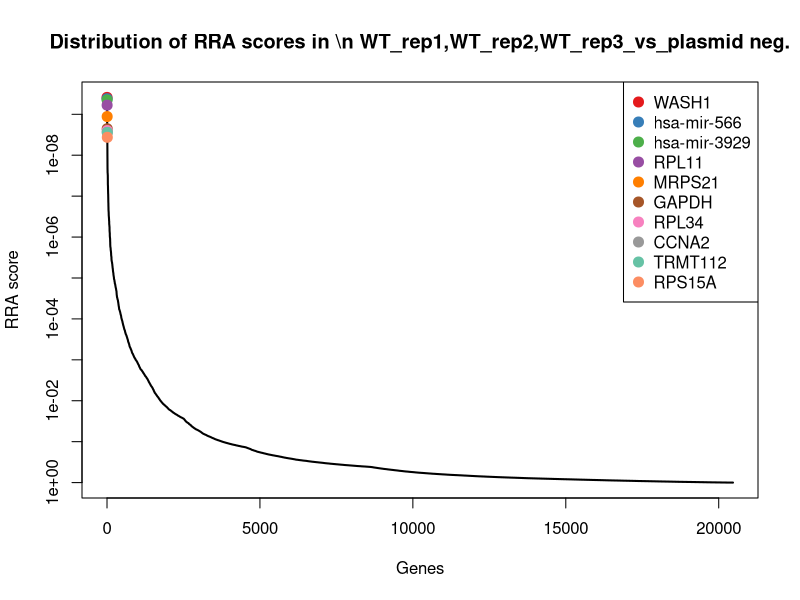
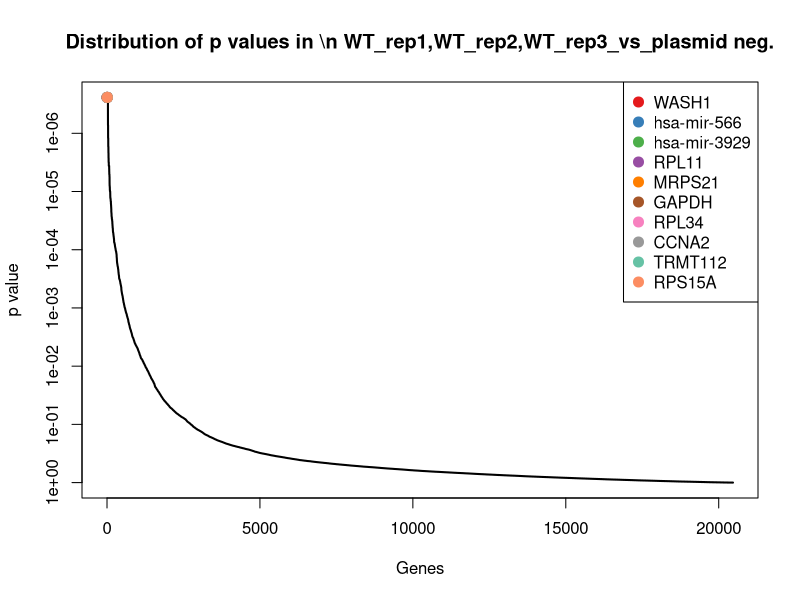
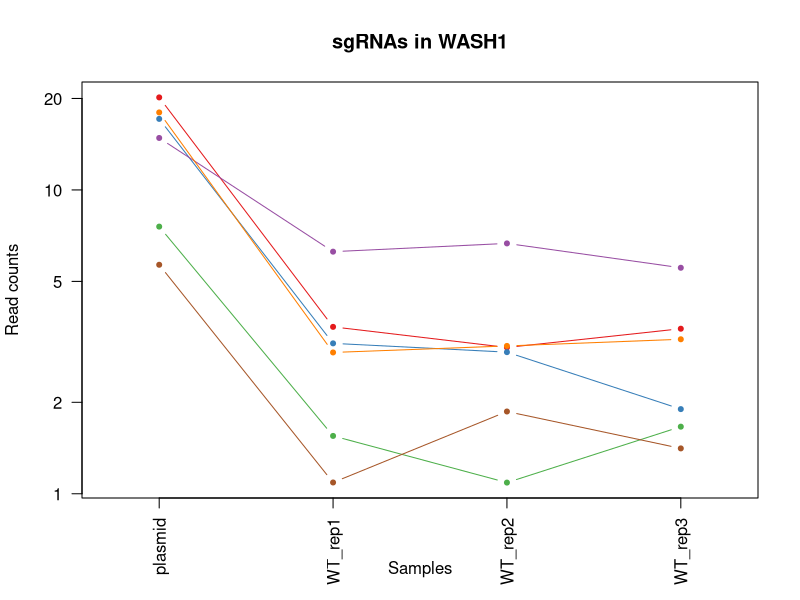
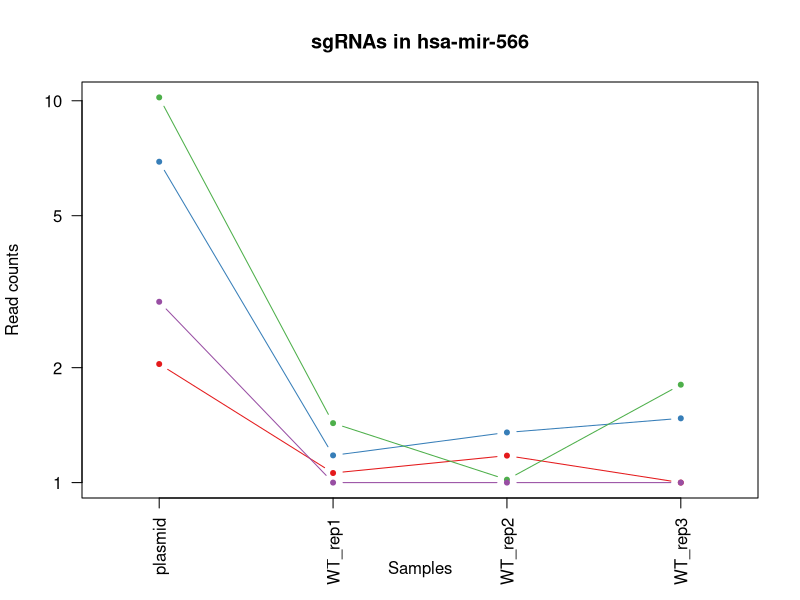
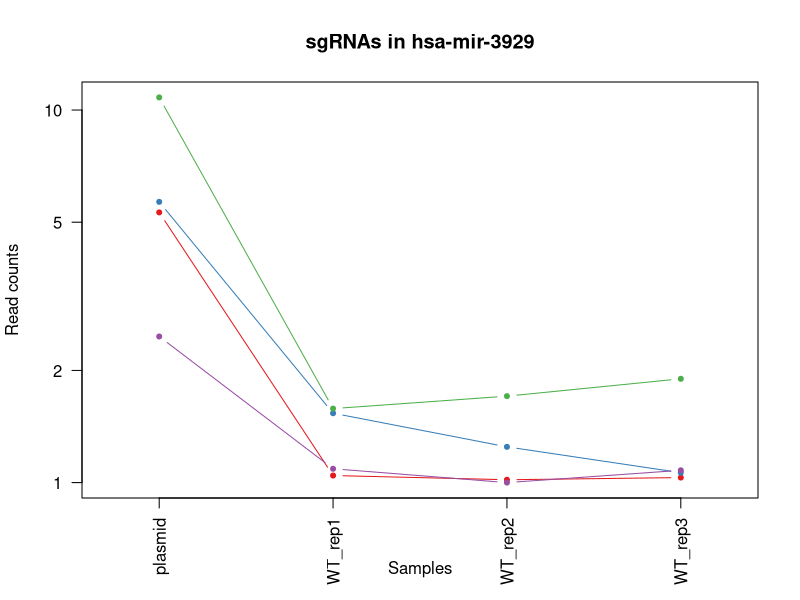
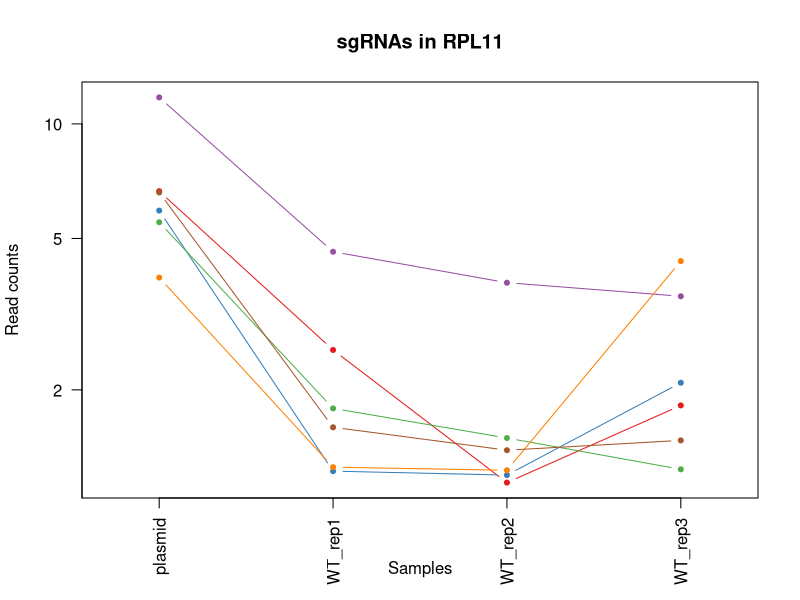
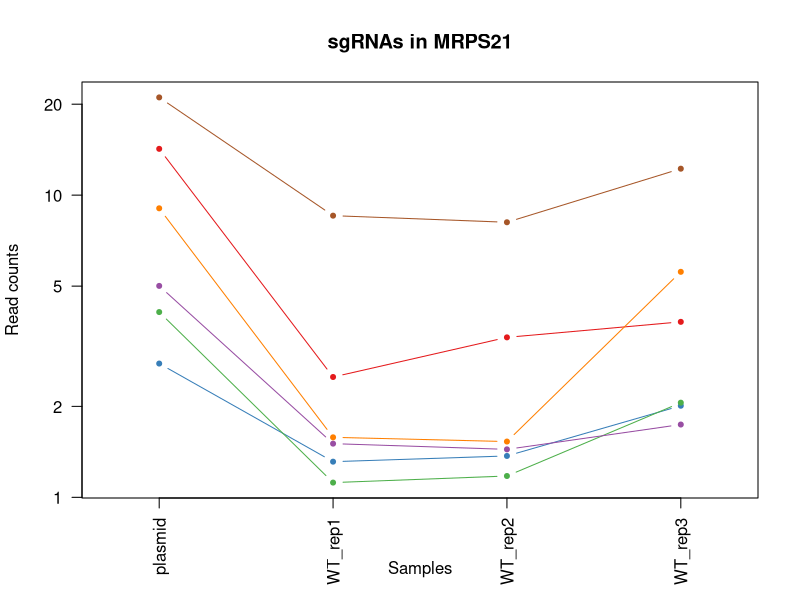
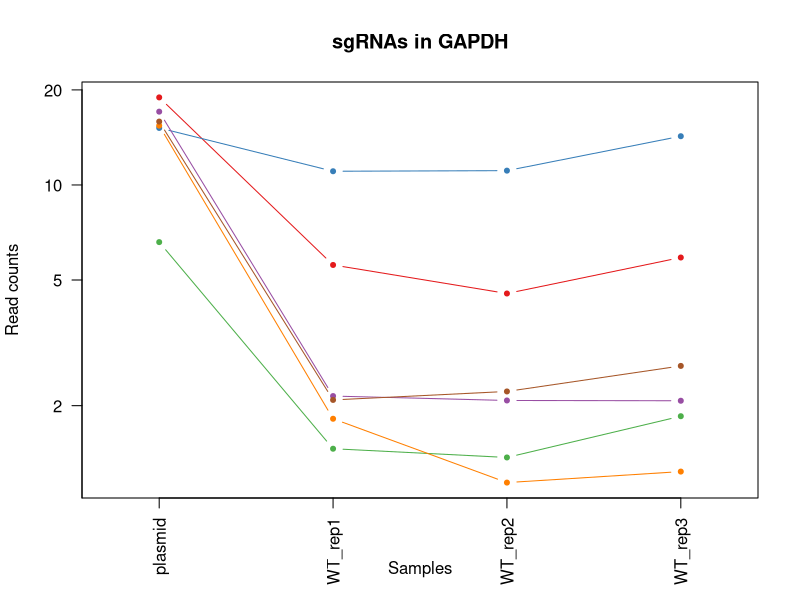

Here is the R script that generated these plots, in order: (Note: this script raises an error after producing the figures.)
pdf(file='WT_vs_plasmid.pdf',width=4.5,height=4.5);
gstable=read.table('WT_vs_plasmid.gene_summary.txt',header=T)
# 
#
# parameters
# Do not modify the variables beginning with "__"

# gstablename='__GENE_SUMMARY_FILE__'
startindex=3
# outputfile='__OUTPUT_FILE__'
targetgenelist=c("WASH1","hsa-mir-566","hsa-mir-3929","RPL11","MRPS21","GAPDH","RPL34","CCNA2","TRMT112","RPS15A")
# samplelabel=sub('.\\w+.\\w+$','',colnames(gstable)[startindex]);
samplelabel='WT_rep1,WT_rep2,WT_rep3_vs_plasmid neg.'


# You need to write some codes in front of this code:
# gstable=read.table(gstablename,header=T)
# pdf(file=outputfile,width=6,height=6)


# set up color using RColorBrewer
#library(RColorBrewer)
#colors <- brewer.pal(length(targetgenelist), "Set1")

colors=c( "#E41A1C", "#377EB8", "#4DAF4A", "#984EA3", "#FF7F00",  "#A65628", "#F781BF",
          "#999999", "#66C2A5", "#FC8D62", "#8DA0CB", "#E78AC3", "#A6D854", "#FFD92F", "#E5C494", "#B3B3B3", 
          "#8DD3C7", "#FFFFB3", "#BEBADA", "#FB8072", "#80B1D3", "#FDB462", "#B3DE69", "#FCCDE5",
          "#D9D9D9", "#BC80BD", "#CCEBC5", "#FFED6F")

######
# function definition

plotrankedvalues<-function(val, tglist, ...){
  
  plot(val,log='y',ylim=c(max(val),min(val)),type='l',lwd=2, ...)
  if(length(tglist)>0){
    for(i in 1:length(tglist)){
      targetgene=tglist[i];
      tx=which(names(val)==targetgene);ty=val[targetgene];
      points(tx,ty,col=colors[(i %% length(colors)) ],cex=2,pch=20)
      # text(tx+50,ty,targetgene,col=colors[i])
    }
    legend('topright',tglist,pch=20,pt.cex = 2,cex=1,col=colors)
  }
}



plotrandvalues<-function(val,targetgenelist, ...){
  # choose the one with the best distance distribution
  
  mindiffvalue=0;
  randval=val;
  for(i in 1:20){
    randval0=sample(val)
    vindex=sort(which(names(randval0) %in% targetgenelist))
    if(max(vindex)>0.9*length(val)){
      # print('pass...')
      next;
    }
    mindiffind=min(diff(vindex));
    if (mindiffind > mindiffvalue){
      mindiffvalue=mindiffind;
      randval=randval0;
      # print(paste('Diff: ',mindiffvalue))
    }
  }
  plot(randval,log='y',ylim=c(max(randval),min(randval)),pch=20,col='grey', ...)
  
  if(length(targetgenelist)>0){
    for(i in 1:length(targetgenelist)){
      targetgene=targetgenelist[i];
      tx=which(names(randval)==targetgene);ty=randval[targetgene];
      points(tx,ty,col=colors[(i %% length(colors)) ],cex=2,pch=20)
      text(tx+50,ty,targetgene,col=colors[i])
    }
  }
  
}




# set.seed(1235)



pvec=gstable[,startindex]
names(pvec)=gstable[,'id']
pvec=sort(pvec);

plotrankedvalues(pvec,targetgenelist,xlab='Genes',ylab='RRA score',main=paste('Distribution of RRA scores in \\n',samplelabel))

# plotrandvalues(pvec,targetgenelist,xlab='Genes',ylab='RRA score',main=paste('Distribution of RRA scores in \\n',samplelabel))


pvec=gstable[,startindex+1]
names(pvec)=gstable[,'id']
pvec=sort(pvec);

plotrankedvalues(pvec,targetgenelist,xlab='Genes',ylab='p value',main=paste('Distribution of p values in \\n',samplelabel))

# plotrandvalues(pvec,targetgenelist,xlab='Genes',ylab='p value',main=paste('Distribution of p values in \\n',samplelabel))



# you need to write after this code:
# dev.off()






# parameters
# Do not modify the variables beginning with "__"
targetmat=list(c(19.1623534734728,2.5425245407145,2.03064615867081,2.49283908307194),c(16.1323989890393,2.12620473287821,1.92469940256624,0.899315365412028),c(6.5730414952595,0.550136888926529,0.0882889634204698,0.662653427145705),c(13.8268573224312,5.26347185621598,5.66815145159416,4.5439092147134),c(16.994072065656,1.91804482896006,2.06596174403899,2.22462221970344),c(4.67114332044514,0.0892113873934913,0.865231841520604,0.410214026328294))
targetgene="WASH1"
collabel=c("plasmid","WT_rep1","WT_rep2","WT_rep3")

# set up color using RColorBrewer
#library(RColorBrewer)
#colors <- brewer.pal(length(targetgenelist), "Set1")

colors=c( "#E41A1C", "#377EB8", "#4DAF4A", "#984EA3", "#FF7F00",  "#A65628", "#F781BF",
          "#999999", "#66C2A5", "#FC8D62", "#8DA0CB", "#E78AC3", "#A6D854", "#FFD92F", "#E5C494", "#B3B3B3", 
          "#8DD3C7", "#FFFFB3", "#BEBADA", "#FB8072", "#80B1D3", "#FDB462", "#B3DE69", "#FCCDE5",
          "#D9D9D9", "#BC80BD", "#CCEBC5", "#FFED6F")


## code

targetmatvec=unlist(targetmat)+1
yrange=range(targetmatvec[targetmatvec>0]);
# yrange[1]=1; # set the minimum value to 1
for(i in 1:length(targetmat)){
  vali=targetmat[[i]]+1;
  if(i==1){
    plot(1:length(vali),vali,type='b',las=1,pch=20,main=paste('sgRNAs in',targetgene),ylab='Read counts',xlab='Samples',xlim=c(0.7,length(vali)+0.3),ylim = yrange,col=colors[(i %% length(colors))],xaxt='n',log='y')
    axis(1,at=1:length(vali),labels=(collabel),las=2)
    # lines(0:100,rep(1,101),col='black');
  }else{
    lines(1:length(vali),vali,type='b',pch=20,col=colors[(i %% length(colors))])
  }
}




# parameters
# Do not modify the variables beginning with "__"
targetmat=list(c(1.04396783800659,0.0594742582623275,0.17657792684094,0.0),c(5.92338272602844,0.178422774786983,0.353155853681879,0.473323876532646),c(9.20384169632161,0.431188372401875,0.017657792684094,0.804650590105499),c(1.97541526912685,0.0,0.0,0.0))
targetgene="hsa-mir-566"
collabel=c("plasmid","WT_rep1","WT_rep2","WT_rep3")

# set up color using RColorBrewer
#library(RColorBrewer)
#colors <- brewer.pal(length(targetgenelist), "Set1")

colors=c( "#E41A1C", "#377EB8", "#4DAF4A", "#984EA3", "#FF7F00",  "#A65628", "#F781BF",
          "#999999", "#66C2A5", "#FC8D62", "#8DA0CB", "#E78AC3", "#A6D854", "#FFD92F", "#E5C494", "#B3B3B3", 
          "#8DD3C7", "#FFFFB3", "#BEBADA", "#FB8072", "#80B1D3", "#FDB462", "#B3DE69", "#FCCDE5",
          "#D9D9D9", "#BC80BD", "#CCEBC5", "#FFED6F")


## code

targetmatvec=unlist(targetmat)+1
yrange=range(targetmatvec[targetmatvec>0]);
# yrange[1]=1; # set the minimum value to 1
for(i in 1:length(targetmat)){
  vali=targetmat[[i]]+1;
  if(i==1){
    plot(1:length(vali),vali,type='b',las=1,pch=20,main=paste('sgRNAs in',targetgene),ylab='Read counts',xlab='Samples',xlim=c(0.7,length(vali)+0.3),ylim = yrange,col=colors[(i %% length(colors))],xaxt='n',log='y')
    axis(1,at=1:length(vali),labels=(collabel),las=2)
    # lines(0:100,rep(1,101),col='black');
  }else{
    lines(1:length(vali),vali,type='b',pch=20,col=colors[(i %% length(colors))])
  }
}




# parameters
# Do not modify the variables beginning with "__"
targetmat=list(c(4.31186277957246,0.0446056936967456,0.017657792684094,0.0315549251021764),c(4.6692558508526,0.535268324360948,0.247209097577315,0.0631098502043528),c(9.81194897230503,0.579874018057693,0.706311707363759,0.899315365412028),c(1.46704413427538,0.0892113873934913,0.0,0.0788873127554411))
targetgene="hsa-mir-3929"
collabel=c("plasmid","WT_rep1","WT_rep2","WT_rep3")

# set up color using RColorBrewer
#library(RColorBrewer)
#colors <- brewer.pal(length(targetgenelist), "Set1")

colors=c( "#E41A1C", "#377EB8", "#4DAF4A", "#984EA3", "#FF7F00",  "#A65628", "#F781BF",
          "#999999", "#66C2A5", "#FC8D62", "#8DA0CB", "#E78AC3", "#A6D854", "#FFD92F", "#E5C494", "#B3B3B3", 
          "#8DD3C7", "#FFFFB3", "#BEBADA", "#FB8072", "#80B1D3", "#FDB462", "#B3DE69", "#FCCDE5",
          "#D9D9D9", "#BC80BD", "#CCEBC5", "#FFED6F")


## code

targetmatvec=unlist(targetmat)+1
yrange=range(targetmatvec[targetmatvec>0]);
# yrange[1]=1; # set the minimum value to 1
for(i in 1:length(targetmat)){
  vali=targetmat[[i]]+1;
  if(i==1){
    plot(1:length(vali),vali,type='b',las=1,pch=20,main=paste('sgRNAs in',targetgene),ylab='Read counts',xlab='Samples',xlim=c(0.7,length(vali)+0.3),ylim = yrange,col=colors[(i %% length(colors))],xaxt='n',log='y')
    axis(1,at=1:length(vali),labels=(collabel),las=2)
    # lines(0:100,rep(1,101),col='black');
  }else{
    lines(1:length(vali),vali,type='b',pch=20,col=colors[(i %% length(colors))])
  }
}




# parameters
# Do not modify the variables beginning with "__"
targetmat=list(c(5.65492366336962,1.54633071482051,0.141262341472752,0.820428052656587),c(4.91798792231211,0.223028468483728,0.194235719525034,1.08864491602509),c(4.51596003940514,0.78803392197584,0.494418195154631,0.236661938266323),c(10.7392112550849,3.6130611894364,2.82524682945503,2.52439400817411),c(2.94614871412309,0.252765597614892,0.229551304893222,3.36059952338179),c(5.60477208546931,0.594742582623275,0.388471439050067,0.473323876532646))
targetgene="RPL11"
collabel=c("plasmid","WT_rep1","WT_rep2","WT_rep3")

# set up color using RColorBrewer
#library(RColorBrewer)
#colors <- brewer.pal(length(targetgenelist), "Set1")

colors=c( "#E41A1C", "#377EB8", "#4DAF4A", "#984EA3", "#FF7F00",  "#A65628", "#F781BF",
          "#999999", "#66C2A5", "#FC8D62", "#8DA0CB", "#E78AC3", "#A6D854", "#FFD92F", "#E5C494", "#B3B3B3", 
          "#8DD3C7", "#FFFFB3", "#BEBADA", "#FB8072", "#80B1D3", "#FDB462", "#B3DE69", "#FCCDE5",
          "#D9D9D9", "#BC80BD", "#CCEBC5", "#FFED6F")


## code

targetmatvec=unlist(targetmat)+1
yrange=range(targetmatvec[targetmatvec>0]);
# yrange[1]=1; # set the minimum value to 1
for(i in 1:length(targetmat)){
  vali=targetmat[[i]]+1;
  if(i==1){
    plot(1:length(vali),vali,type='b',las=1,pch=20,main=paste('sgRNAs in',targetgene),ylab='Read counts',xlab='Samples',xlim=c(0.7,length(vali)+0.3),ylim = yrange,col=colors[(i %% length(colors))],xaxt='n',log='y')
    axis(1,at=1:length(vali),labels=(collabel),las=2)
    # lines(0:100,rep(1,101),col='black');
  }else{
    lines(1:length(vali),vali,type='b',pch=20,col=colors[(i %% length(colors))])
  }
}




# parameters
# Do not modify the variables beginning with "__"
targetmat=list(c(13.2315875479453,1.50172502112377,2.38380201235269,2.8083883340937),c(1.77153824632126,0.312239855877219,0.370813646365973,1.00975760326965),c(3.10335652355361,0.118948516524655,0.17657792684094,1.05708999092291),c(4.00838570719426,0.505531195229784,0.441444817102349,0.741540739901146),c(8.04641958999012,0.579874018057693,0.529733780522819,4.57546413981558),c(20.0600090085592,7.55323079931559,7.13374824437396,11.2335533363748))
targetgene="MRPS21"
collabel=c("plasmid","WT_rep1","WT_rep2","WT_rep3")

# set up color using RColorBrewer
#library(RColorBrewer)
#colors <- brewer.pal(length(targetgenelist), "Set1")

colors=c( "#E41A1C", "#377EB8", "#4DAF4A", "#984EA3", "#FF7F00",  "#A65628", "#F781BF",
          "#999999", "#66C2A5", "#FC8D62", "#8DA0CB", "#E78AC3", "#A6D854", "#FFD92F", "#E5C494", "#B3B3B3", 
          "#8DD3C7", "#FFFFB3", "#BEBADA", "#FB8072", "#80B1D3", "#FDB462", "#B3DE69", "#FCCDE5",
          "#D9D9D9", "#BC80BD", "#CCEBC5", "#FFED6F")


## code

targetmatvec=unlist(targetmat)+1
yrange=range(targetmatvec[targetmatvec>0]);
# yrange[1]=1; # set the minimum value to 1
for(i in 1:length(targetmat)){
  vali=targetmat[[i]]+1;
  if(i==1){
    plot(1:length(vali),vali,type='b',las=1,pch=20,main=paste('sgRNAs in',targetgene),ylab='Read counts',xlab='Samples',xlim=c(0.7,length(vali)+0.3),ylim = yrange,col=colors[(i %% length(colors))],xaxt='n',log='y')
    axis(1,at=1:length(vali),labels=(collabel),las=2)
    # lines(0:100,rep(1,101),col='black');
  }else{
    lines(1:length(vali),vali,type='b',pch=20,col=colors[(i %% length(colors))])
  }
}




# parameters
# Do not modify the variables beginning with "__"
targetmat=list(c(17.9352214113901,4.57951788619922,3.53155853681879,4.89101339083735),c(14.1553161649341,10.0511496463334,10.1002574153017,13.2688460054652),c(5.59155818625709,0.460925501533038,0.370813646365973,0.851982977758763),c(16.0673755078933,1.1448794715498,1.07712535372973,1.072867453474),c(14.4124688671016,0.817771051107003,0.141262341472752,0.236661938266323),c(14.8752088646126,1.08540521328748,1.21838769520248,1.67241103041535))
targetgene="GAPDH"
collabel=c("plasmid","WT_rep1","WT_rep2","WT_rep3")

# set up color using RColorBrewer
#library(RColorBrewer)
#colors <- brewer.pal(length(targetgenelist), "Set1")

colors=c( "#E41A1C", "#377EB8", "#4DAF4A", "#984EA3", "#FF7F00",  "#A65628", "#F781BF",
          "#999999", "#66C2A5", "#FC8D62", "#8DA0CB", "#E78AC3", "#A6D854", "#FFD92F", "#E5C494", "#B3B3B3", 
          "#8DD3C7", "#FFFFB3", "#BEBADA", "#FB8072", "#80B1D3", "#FDB462", "#B3DE69", "#FCCDE5",
          "#D9D9D9", "#BC80BD", "#CCEBC5", "#FFED6F")


## code

targetmatvec=unlist(targetmat)+1
yrange=range(targetmatvec[targetmatvec>0]);
# yrange[1]=1; # set the minimum value to 1
for(i in 1:length(targetmat)){
  vali=targetmat[[i]]+1;
  if(i==1){
    plot(1:length(vali),vali,type='b',las=1,pch=20,main=paste('sgRNAs in',targetgene),ylab='Read counts',xlab='Samples',xlim=c(0.7,length(vali)+0.3),ylim = yrange,col=colors[(i %% length(colors))],xaxt='n',log='y')
    axis(1,at=1:length(vali),labels=(collabel),las=2)
    # lines(0:100,rep(1,101),col='black');
  }else{
    lines(1:length(vali),vali,type='b',pch=20,col=colors[(i %% length(colors))])
  }
}




# parameters
# Do not modify the variables beginning with "__"
targetmat=list(c(7.09970282154249,1.33817081090237,0.512075987838725,1.00975760326965),c(15.0376297026475,1.47198789199261,1.60685913425255,1.12019984112726),c(11.9186153138039,2.45331315332101,10.1002574153017,2.0037377439882),c(21.2616458440046,3.67253544769872,5.22670663449181,4.05480787562967),c(19.1819115289109,7.89520778432398,9.11142102499249,6.40564979574181),c(0.726783801444662,0.401451243270711,0.017657792684094,0.110442237857618))
targetgene="RPL34"
collabel=c("plasmid","WT_rep1","WT_rep2","WT_rep3")

# set up color using RColorBrewer
#library(RColorBrewer)
#colors <- brewer.pal(length(targetgenelist), "Set1")

colors=c( "#E41A1C", "#377EB8", "#4DAF4A", "#984EA3", "#FF7F00",  "#A65628", "#F781BF",
          "#999999", "#66C2A5", "#FC8D62", "#8DA0CB", "#E78AC3", "#A6D854", "#FFD92F", "#E5C494", "#B3B3B3", 
          "#8DD3C7", "#FFFFB3", "#BEBADA", "#FB8072", "#80B1D3", "#FDB462", "#B3DE69", "#FCCDE5",
          "#D9D9D9", "#BC80BD", "#CCEBC5", "#FFED6F")


## code

targetmatvec=unlist(targetmat)+1
yrange=range(targetmatvec[targetmatvec>0]);
# yrange[1]=1; # set the minimum value to 1
for(i in 1:length(targetmat)){
  vali=targetmat[[i]]+1;
  if(i==1){
    plot(1:length(vali),vali,type='b',las=1,pch=20,main=paste('sgRNAs in',targetgene),ylab='Read counts',xlab='Samples',xlim=c(0.7,length(vali)+0.3),ylim = yrange,col=colors[(i %% length(colors))],xaxt='n',log='y')
    axis(1,at=1:length(vali),labels=(collabel),las=2)
    # lines(0:100,rep(1,101),col='black');
  }else{
    lines(1:length(vali),vali,type='b',pch=20,col=colors[(i %% length(colors))])
  }
}




# parameters
# Do not modify the variables beginning with "__"
targetmat=list(c(4.59255025632623,0.78803392197584,1.21838769520248,0.520656264185911),c(1.7455292407583,0.431188372401875,0.194235719525034,0.410214026328294),c(9.26026444798924,1.3976450691647,0.988836390309262,0.61532103949244),c(13.4043368778219,3.6130611894364,5.57986248817369,3.64459384930138),c(3.82897603076204,0.71369109914793,0.406129231734161,0.567988651839176),c(18.4942566134159,7.03283103952023,6.18022743943289,7.27341023605166))
targetgene="CCNA2"
collabel=c("plasmid","WT_rep1","WT_rep2","WT_rep3")

# set up color using RColorBrewer
#library(RColorBrewer)
#colors <- brewer.pal(length(targetgenelist), "Set1")

colors=c( "#E41A1C", "#377EB8", "#4DAF4A", "#984EA3", "#FF7F00",  "#A65628", "#F781BF",
          "#999999", "#66C2A5", "#FC8D62", "#8DA0CB", "#E78AC3", "#A6D854", "#FFD92F", "#E5C494", "#B3B3B3", 
          "#8DD3C7", "#FFFFB3", "#BEBADA", "#FB8072", "#80B1D3", "#FDB462", "#B3DE69", "#FCCDE5",
          "#D9D9D9", "#BC80BD", "#CCEBC5", "#FFED6F")


## code

targetmatvec=unlist(targetmat)+1
yrange=range(targetmatvec[targetmatvec>0]);
# yrange[1]=1; # set the minimum value to 1
for(i in 1:length(targetmat)){
  vali=targetmat[[i]]+1;
  if(i==1){
    plot(1:length(vali),vali,type='b',las=1,pch=20,main=paste('sgRNAs in',targetgene),ylab='Read counts',xlab='Samples',xlim=c(0.7,length(vali)+0.3),ylim = yrange,col=colors[(i %% length(colors))],xaxt='n',log='y')
    axis(1,at=1:length(vali),labels=(collabel),las=2)
    # lines(0:100,rep(1,101),col='black');
  }else{
    lines(1:length(vali),vali,type='b',pch=20,col=colors[(i %% length(colors))])
  }
}




# parameters
# Do not modify the variables beginning with "__"
targetmat=list(c(0.310335652355361,0.0,0.0,0.0),c(6.95224855040451,1.41251363373028,2.80758903677094,0.946647753065293),c(12.8128111327964,4.267278030322,5.80941379306692,3.66037131185246),c(8.13997857618022,0.654216840885603,1.04180976836154,1.1990871538827),c(1.60498614051483,0.460925501533038,0.282524682945503,0.126219700408706),c(11.7645322506607,2.26002181396845,2.20722408551175,2.2719546073567))
targetgene="TRMT112"
collabel=c("plasmid","WT_rep1","WT_rep2","WT_rep3")

# set up color using RColorBrewer
#library(RColorBrewer)
#colors <- brewer.pal(length(targetgenelist), "Set1")

colors=c( "#E41A1C", "#377EB8", "#4DAF4A", "#984EA3", "#FF7F00",  "#A65628", "#F781BF",
          "#999999", "#66C2A5", "#FC8D62", "#8DA0CB", "#E78AC3", "#A6D854", "#FFD92F", "#E5C494", "#B3B3B3", 
          "#8DD3C7", "#FFFFB3", "#BEBADA", "#FB8072", "#80B1D3", "#FDB462", "#B3DE69", "#FCCDE5",
          "#D9D9D9", "#BC80BD", "#CCEBC5", "#FFED6F")


## code

targetmatvec=unlist(targetmat)+1
yrange=range(targetmatvec[targetmatvec>0]);
# yrange[1]=1; # set the minimum value to 1
for(i in 1:length(targetmat)){
  vali=targetmat[[i]]+1;
  if(i==1){
    plot(1:length(vali),vali,type='b',las=1,pch=20,main=paste('sgRNAs in',targetgene),ylab='Read counts',xlab='Samples',xlim=c(0.7,length(vali)+0.3),ylim = yrange,col=colors[(i %% length(colors))],xaxt='n',log='y')
    axis(1,at=1:length(vali),labels=(collabel),las=2)
    # lines(0:100,rep(1,101),col='black');
  }else{
    lines(1:length(vali),vali,type='b',pch=20,col=colors[(i %% length(colors))])
  }
}




# parameters
# Do not modify the variables beginning with "__"
targetmat=list(c(9.37476698811933,0.996193825893986,3.83174101244839,2.76105594644044),c(18.7176834303662,2.28975894309961,3.01948254898007,1.10442237857618),c(13.9205849219697,2.82502726746056,3.39029619534604,3.77081354971008),c(8.38473586296873,2.06673047461588,1.85406823182987,2.0037377439882),c(13.3643375619473,3.52384980204291,4.76760402470537,4.62279652746885),c(7.47171503725221,0.386582678705129,0.529733780522819,0.362881638675029))
targetgene="RPS15A"
collabel=c("plasmid","WT_rep1","WT_rep2","WT_rep3")

# set up color using RColorBrewer
#library(RColorBrewer)
#colors <- brewer.pal(length(targetgenelist), "Set1")

colors=c( "#E41A1C", "#377EB8", "#4DAF4A", "#984EA3", "#FF7F00",  "#A65628", "#F781BF",
          "#999999", "#66C2A5", "#FC8D62", "#8DA0CB", "#E78AC3", "#A6D854", "#FFD92F", "#E5C494", "#B3B3B3", 
          "#8DD3C7", "#FFFFB3", "#BEBADA", "#FB8072", "#80B1D3", "#FDB462", "#B3DE69", "#FCCDE5",
          "#D9D9D9", "#BC80BD", "#CCEBC5", "#FFED6F")


## code

targetmatvec=unlist(targetmat)+1
yrange=range(targetmatvec[targetmatvec>0]);
# yrange[1]=1; # set the minimum value to 1
for(i in 1:length(targetmat)){
  vali=targetmat[[i]]+1;
  if(i==1){
    plot(1:length(vali),vali,type='b',las=1,pch=20,main=paste('sgRNAs in',targetgene),ylab='Read counts',xlab='Samples',xlim=c(0.7,length(vali)+0.3),ylim = yrange,col=colors[(i %% length(colors))],xaxt='n',log='y')
    axis(1,at=1:length(vali),labels=(collabel),las=2)
    # lines(0:100,rep(1,101),col='black');
  }else{
    lines(1:length(vali),vali,type='b',pch=20,col=colors[(i %% length(colors))])
  }
}



# 
#
# parameters
# Do not modify the variables beginning with "__"

# gstablename='__GENE_SUMMARY_FILE__'
startindex=9
# outputfile='__OUTPUT_FILE__'
targetgenelist=c("PMAIP1","GSK3A","DEPDC5","KCTD5","SLC30A1","ARRDC3","NPRL2","BAX","GSK3B","FOXO1")
# samplelabel=sub('.\\w+.\\w+$','',colnames(gstable)[startindex]);
samplelabel='WT_rep1,WT_rep2,WT_rep3_vs_plasmid pos.'


# You need to write some codes in front of this code:
# gstable=read.table(gstablename,header=T)
# pdf(file=outputfile,width=6,height=6)


# set up color using RColorBrewer
#library(RColorBrewer)
#colors <- brewer.pal(length(targetgenelist), "Set1")

colors=c( "#E41A1C", "#377EB8", "#4DAF4A", "#984EA3", "#FF7F00",  "#A65628", "#F781BF",
          "#999999", "#66C2A5", "#FC8D62", "#8DA0CB", "#E78AC3", "#A6D854", "#FFD92F", "#E5C494", "#B3B3B3", 
          "#8DD3C7", "#FFFFB3", "#BEBADA", "#FB8072", "#80B1D3", "#FDB462", "#B3DE69", "#FCCDE5",
          "#D9D9D9", "#BC80BD", "#CCEBC5", "#FFED6F")

######
# function definition

plotrankedvalues<-function(val, tglist, ...){
  
  plot(val,log='y',ylim=c(max(val),min(val)),type='l',lwd=2, ...)
  if(length(tglist)>0){
    for(i in 1:length(tglist)){
      targetgene=tglist[i];
      tx=which(names(val)==targetgene);ty=val[targetgene];
      points(tx,ty,col=colors[(i %% length(colors)) ],cex=2,pch=20)
      # text(tx+50,ty,targetgene,col=colors[i])
    }
    legend('topright',tglist,pch=20,pt.cex = 2,cex=1,col=colors)
  }
}



plotrandvalues<-function(val,targetgenelist, ...){
  # choose the one with the best distance distribution
  
  mindiffvalue=0;
  randval=val;
  for(i in 1:20){
    randval0=sample(val)
    vindex=sort(which(names(randval0) %in% targetgenelist))
    if(max(vindex)>0.9*length(val)){
      # print('pass...')
      next;
    }
    mindiffind=min(diff(vindex));
    if (mindiffind > mindiffvalue){
      mindiffvalue=mindiffind;
      randval=randval0;
      # print(paste('Diff: ',mindiffvalue))
    }
  }
  plot(randval,log='y',ylim=c(max(randval),min(randval)),pch=20,col='grey', ...)
  
  if(length(targetgenelist)>0){
    for(i in 1:length(targetgenelist)){
      targetgene=targetgenelist[i];
      tx=which(names(randval)==targetgene);ty=randval[targetgene];
      points(tx,ty,col=colors[(i %% length(colors)) ],cex=2,pch=20)
      text(tx+50,ty,targetgene,col=colors[i])
    }
  }
  
}




# set.seed(1235)



pvec=gstable[,startindex]
names(pvec)=gstable[,'id']
pvec=sort(pvec);

plotrankedvalues(pvec,targetgenelist,xlab='Genes',ylab='RRA score',main=paste('Distribution of RRA scores in \\n',samplelabel))

# plotrandvalues(pvec,targetgenelist,xlab='Genes',ylab='RRA score',main=paste('Distribution of RRA scores in \\n',samplelabel))


pvec=gstable[,startindex+1]
names(pvec)=gstable[,'id']
pvec=sort(pvec);

plotrankedvalues(pvec,targetgenelist,xlab='Genes',ylab='p value',main=paste('Distribution of p values in \\n',samplelabel))

# plotrandvalues(pvec,targetgenelist,xlab='Genes',ylab='p value',main=paste('Distribution of p values in \\n',samplelabel))



# you need to write after this code:
# dev.off()






# parameters
# Do not modify the variables beginning with "__"
targetmat=list(c(19.5333802040653,58.2252988388186,74.780752017138,403.981928620614),c(9.26256115949842,16.4743695386647,26.7868715017705,146.178190535832),c(19.3485694613777,44.7395107778359,56.5755677598371,244.408672378908),c(12.6905786155256,38.2122109335454,38.5646192220612,193.179251475524),c(1.22919801838137,3.95503817444478,2.22488187819584,25.7172639582738),c(5.93605129176467,13.1289425114088,5.59752028085779,70.5410350659154))
targetgene="PMAIP1"
collabel=c("plasmid","WT_rep1","WT_rep2","WT_rep3")

# set up color using RColorBrewer
#library(RColorBrewer)
#colors <- brewer.pal(length(targetgenelist), "Set1")

colors=c( "#E41A1C", "#377EB8", "#4DAF4A", "#984EA3", "#FF7F00",  "#A65628", "#F781BF",
          "#999999", "#66C2A5", "#FC8D62", "#8DA0CB", "#E78AC3", "#A6D854", "#FFD92F", "#E5C494", "#B3B3B3", 
          "#8DD3C7", "#FFFFB3", "#BEBADA", "#FB8072", "#80B1D3", "#FDB462", "#B3DE69", "#FCCDE5",
          "#D9D9D9", "#BC80BD", "#CCEBC5", "#FFED6F")


## code

targetmatvec=unlist(targetmat)+1
yrange=range(targetmatvec[targetmatvec>0]);
# yrange[1]=1; # set the minimum value to 1
for(i in 1:length(targetmat)){
  vali=targetmat[[i]]+1;
  if(i==1){
    plot(1:length(vali),vali,type='b',las=1,pch=20,main=paste('sgRNAs in',targetgene),ylab='Read counts',xlab='Samples',xlim=c(0.7,length(vali)+0.3),ylim = yrange,col=colors[(i %% length(colors))],xaxt='n',log='y')
    axis(1,at=1:length(vali),labels=(collabel),las=2)
    # lines(0:100,rep(1,101),col='black');
  }else{
    lines(1:length(vali),vali,type='b',pch=20,col=colors[(i %% length(colors))])
  }
}




# parameters
# Do not modify the variables beginning with "__"
targetmat=list(c(7.50855805228909,17.8274089141327,20.3417771720762,10.918004085353),c(12.7478934783108,29.0234380320158,19.8826745622898,29.0147536314512),c(6.65480202322535,17.2921405897717,9.51755025672665,17.1501017930329),c(8.50035010641773,17.9463574306573,15.1503861229526,21.110244893356),c(7.16679096933564,11.0473434722273,9.51755025672665,19.9584901271266),c(11.0882248011523,19.9238765178797,14.479390000957,15.6196879255773))
targetgene="GSK3A"
collabel=c("plasmid","WT_rep1","WT_rep2","WT_rep3")

# set up color using RColorBrewer
#library(RColorBrewer)
#colors <- brewer.pal(length(targetgenelist), "Set1")

colors=c( "#E41A1C", "#377EB8", "#4DAF4A", "#984EA3", "#FF7F00",  "#A65628", "#F781BF",
          "#999999", "#66C2A5", "#FC8D62", "#8DA0CB", "#E78AC3", "#A6D854", "#FFD92F", "#E5C494", "#B3B3B3", 
          "#8DD3C7", "#FFFFB3", "#BEBADA", "#FB8072", "#80B1D3", "#FDB462", "#B3DE69", "#FCCDE5",
          "#D9D9D9", "#BC80BD", "#CCEBC5", "#FFED6F")


## code

targetmatvec=unlist(targetmat)+1
yrange=range(targetmatvec[targetmatvec>0]);
# yrange[1]=1; # set the minimum value to 1
for(i in 1:length(targetmat)){
  vali=targetmat[[i]]+1;
  if(i==1){
    plot(1:length(vali),vali,type='b',las=1,pch=20,main=paste('sgRNAs in',targetgene),ylab='Read counts',xlab='Samples',xlim=c(0.7,length(vali)+0.3),ylim = yrange,col=colors[(i %% length(colors))],xaxt='n',log='y')
    axis(1,at=1:length(vali),labels=(collabel),las=2)
    # lines(0:100,rep(1,101),col='black');
  }else{
    lines(1:length(vali),vali,type='b',pch=20,col=colors[(i %% length(colors))])
  }
}




# parameters
# Do not modify the variables beginning with "__"
targetmat=list(c(16.6968467427426,46.6129499130992,43.6853791004485,49.2730155470485),c(10.6037552876571,37.6769426091845,26.2041643431955,45.2970949841743),c(12.2299367736894,23.1949607223077,20.483039513549,39.1438845892499),c(5.82441183298667,14.1102677727372,12.2898237081294,13.8368346573044),c(6.78504592928742,5.18912903338807,4.16723907344618,7.93606366319737),c(6.20405936218585,10.6161550998255,6.92185473216484,17.7969777576275))
targetgene="DEPDC5"
collabel=c("plasmid","WT_rep1","WT_rep2","WT_rep3")

# set up color using RColorBrewer
#library(RColorBrewer)
#colors <- brewer.pal(length(targetgenelist), "Set1")

colors=c( "#E41A1C", "#377EB8", "#4DAF4A", "#984EA3", "#FF7F00",  "#A65628", "#F781BF",
          "#999999", "#66C2A5", "#FC8D62", "#8DA0CB", "#E78AC3", "#A6D854", "#FFD92F", "#E5C494", "#B3B3B3", 
          "#8DD3C7", "#FFFFB3", "#BEBADA", "#FB8072", "#80B1D3", "#FDB462", "#B3DE69", "#FCCDE5",
          "#D9D9D9", "#BC80BD", "#CCEBC5", "#FFED6F")


## code

targetmatvec=unlist(targetmat)+1
yrange=range(targetmatvec[targetmatvec>0]);
# yrange[1]=1; # set the minimum value to 1
for(i in 1:length(targetmat)){
  vali=targetmat[[i]]+1;
  if(i==1){
    plot(1:length(vali),vali,type='b',las=1,pch=20,main=paste('sgRNAs in',targetgene),ylab='Read counts',xlab='Samples',xlim=c(0.7,length(vali)+0.3),ylim = yrange,col=colors[(i %% length(colors))],xaxt='n',log='y')
    axis(1,at=1:length(vali),labels=(collabel),las=2)
    # lines(0:100,rep(1,101),col='black');
  }else{
    lines(1:length(vali),vali,type='b',pch=20,col=colors[(i %% length(colors))])
  }
}




# parameters
# Do not modify the variables beginning with "__"
targetmat=list(c(10.2796495620172,16.2067353764843,14.3557854521684,22.4828841353007),c(10.7693948908048,16.1918668119187,21.224666806281,29.503854970535),c(5.06796966016983,11.7759031359408,15.415253013214,25.212385156639),c(16.5815987012377,23.9532575151524,32.4020495753124,29.1725282569621),c(20.0573766824177,27.8339528667693,26.875160465191,61.3112194735288),c(5.16639457490985,5.85821443883926,9.32331453720161,11.4071054244368))
targetgene="KCTD5"
collabel=c("plasmid","WT_rep1","WT_rep2","WT_rep3")

# set up color using RColorBrewer
#library(RColorBrewer)
#colors <- brewer.pal(length(targetgenelist), "Set1")

colors=c( "#E41A1C", "#377EB8", "#4DAF4A", "#984EA3", "#FF7F00",  "#A65628", "#F781BF",
          "#999999", "#66C2A5", "#FC8D62", "#8DA0CB", "#E78AC3", "#A6D854", "#FFD92F", "#E5C494", "#B3B3B3", 
          "#8DD3C7", "#FFFFB3", "#BEBADA", "#FB8072", "#80B1D3", "#FDB462", "#B3DE69", "#FCCDE5",
          "#D9D9D9", "#BC80BD", "#CCEBC5", "#FFED6F")


## code

targetmatvec=unlist(targetmat)+1
yrange=range(targetmatvec[targetmatvec>0]);
# yrange[1]=1; # set the minimum value to 1
for(i in 1:length(targetmat)){
  vali=targetmat[[i]]+1;
  if(i==1){
    plot(1:length(vali),vali,type='b',las=1,pch=20,main=paste('sgRNAs in',targetgene),ylab='Read counts',xlab='Samples',xlim=c(0.7,length(vali)+0.3),ylim = yrange,col=colors[(i %% length(colors))],xaxt='n',log='y')
    axis(1,at=1:length(vali),labels=(collabel),las=2)
    # lines(0:100,rep(1,101),col='black');
  }else{
    lines(1:length(vali),vali,type='b',pch=20,col=colors[(i %% length(colors))])
  }
}




# parameters
# Do not modify the variables beginning with "__"
targetmat=list(c(7.79232884742204,13.4709194964172,17.0574277328348,16.3454512029274),c(5.91720557108659,10.7351036163501,9.0761054396243,10.6971196096378),c(4.61469985482347,9.20364146609518,10.0296262445654,14.310158533837),c(11.1868597571489,18.7195227880676,17.3046368304121,21.6782335451952),c(5.95544266833162,10.1106239045957,6.51572550043067,16.09301180211),c(7.50864155293108,14.4522447577456,15.026781574164,15.2883612120045))
targetgene="SLC30A1"
collabel=c("plasmid","WT_rep1","WT_rep2","WT_rep3")

# set up color using RColorBrewer
#library(RColorBrewer)
#colors <- brewer.pal(length(targetgenelist), "Set1")

colors=c( "#E41A1C", "#377EB8", "#4DAF4A", "#984EA3", "#FF7F00",  "#A65628", "#F781BF",
          "#999999", "#66C2A5", "#FC8D62", "#8DA0CB", "#E78AC3", "#A6D854", "#FFD92F", "#E5C494", "#B3B3B3", 
          "#8DD3C7", "#FFFFB3", "#BEBADA", "#FB8072", "#80B1D3", "#FDB462", "#B3DE69", "#FCCDE5",
          "#D9D9D9", "#BC80BD", "#CCEBC5", "#FFED6F")


## code

targetmatvec=unlist(targetmat)+1
yrange=range(targetmatvec[targetmatvec>0]);
# yrange[1]=1; # set the minimum value to 1
for(i in 1:length(targetmat)){
  vali=targetmat[[i]]+1;
  if(i==1){
    plot(1:length(vali),vali,type='b',las=1,pch=20,main=paste('sgRNAs in',targetgene),ylab='Read counts',xlab='Samples',xlim=c(0.7,length(vali)+0.3),ylim = yrange,col=colors[(i %% length(colors))],xaxt='n',log='y')
    axis(1,at=1:length(vali),labels=(collabel),las=2)
    # lines(0:100,rep(1,101),col='black');
  }else{
    lines(1:length(vali),vali,type='b',pch=20,col=colors[(i %% length(colors))])
  }
}




# parameters
# Do not modify the variables beginning with "__"
targetmat=list(c(5.59210351973307,3.82122109335454,6.07428068332832,20.8262505674364),c(7.99014409289106,16.072918295394,23.308286343004,35.4992907399485),c(18.8270994825064,36.1752175880607,25.9922708309863,48.7681367454137),c(25.4773380251994,36.1900861526263,32.507996331417,37.2505890831193),c(5.36057065034024,16.3702895867056,18.8232070012442,35.6728428280105),c(4.48545162964926,2.79529013832939,0.706311707363759,1.92485043123276))
targetgene="ARRDC3"
collabel=c("plasmid","WT_rep1","WT_rep2","WT_rep3")

# set up color using RColorBrewer
#library(RColorBrewer)
#colors <- brewer.pal(length(targetgenelist), "Set1")

colors=c( "#E41A1C", "#377EB8", "#4DAF4A", "#984EA3", "#FF7F00",  "#A65628", "#F781BF",
          "#999999", "#66C2A5", "#FC8D62", "#8DA0CB", "#E78AC3", "#A6D854", "#FFD92F", "#E5C494", "#B3B3B3", 
          "#8DD3C7", "#FFFFB3", "#BEBADA", "#FB8072", "#80B1D3", "#FDB462", "#B3DE69", "#FCCDE5",
          "#D9D9D9", "#BC80BD", "#CCEBC5", "#FFED6F")


## code

targetmatvec=unlist(targetmat)+1
yrange=range(targetmatvec[targetmatvec>0]);
# yrange[1]=1; # set the minimum value to 1
for(i in 1:length(targetmat)){
  vali=targetmat[[i]]+1;
  if(i==1){
    plot(1:length(vali),vali,type='b',las=1,pch=20,main=paste('sgRNAs in',targetgene),ylab='Read counts',xlab='Samples',xlim=c(0.7,length(vali)+0.3),ylim = yrange,col=colors[(i %% length(colors))],xaxt='n',log='y')
    axis(1,at=1:length(vali),labels=(collabel),las=2)
    # lines(0:100,rep(1,101),col='black');
  }else{
    lines(1:length(vali),vali,type='b',pch=20,col=colors[(i %% length(colors))])
  }
}




# parameters
# Do not modify the variables beginning with "__"
targetmat=list(c(2.52147849016024,4.35648941771549,4.46742154907577,6.76853143441684),c(9.18630655720969,16.7717408299764,12.1838769520248,12.6535249659727),c(5.09805830982559,7.35993945996303,13.8083938789615,11.990871538827),c(7.28095789483338,10.8689206974404,8.12258463468322,12.8270770540347),c(5.6781741245894,15.255147244287,12.0602724032362,18.1440819337514),c(5.69856182686996,16.9650321693289,13.4022646472273,19.500943713145))
targetgene="NPRL2"
collabel=c("plasmid","WT_rep1","WT_rep2","WT_rep3")

# set up color using RColorBrewer
#library(RColorBrewer)
#colors <- brewer.pal(length(targetgenelist), "Set1")

colors=c( "#E41A1C", "#377EB8", "#4DAF4A", "#984EA3", "#FF7F00",  "#A65628", "#F781BF",
          "#999999", "#66C2A5", "#FC8D62", "#8DA0CB", "#E78AC3", "#A6D854", "#FFD92F", "#E5C494", "#B3B3B3", 
          "#8DD3C7", "#FFFFB3", "#BEBADA", "#FB8072", "#80B1D3", "#FDB462", "#B3DE69", "#FCCDE5",
          "#D9D9D9", "#BC80BD", "#CCEBC5", "#FFED6F")


## code

targetmatvec=unlist(targetmat)+1
yrange=range(targetmatvec[targetmatvec>0]);
# yrange[1]=1; # set the minimum value to 1
for(i in 1:length(targetmat)){
  vali=targetmat[[i]]+1;
  if(i==1){
    plot(1:length(vali),vali,type='b',las=1,pch=20,main=paste('sgRNAs in',targetgene),ylab='Read counts',xlab='Samples',xlim=c(0.7,length(vali)+0.3),ylim = yrange,col=colors[(i %% length(colors))],xaxt='n',log='y')
    axis(1,at=1:length(vali),labels=(collabel),las=2)
    # lines(0:100,rep(1,101),col='black');
  }else{
    lines(1:length(vali),vali,type='b',pch=20,col=colors[(i %% length(colors))])
  }
}




# parameters
# Do not modify the variables beginning with "__"
targetmat=list(c(13.2012786612624,9.6794355321938,9.53520804941074,13.410843168425),c(12.8858670391007,21.0390188602984,20.483039513549,91.2568433954942),c(10.282397265764,14.615798967967,19.2999674037147,72.970764298783),c(3.23443962740302,3.24134707529685,6.03896509796014,34.2370937358614),c(17.7589989455202,27.3284216715395,27.1400273554524,109.558699954757),c(8.89112486457643,14.6604046616637,12.2368503300771,75.8264850205299))
targetgene="BAX"
collabel=c("plasmid","WT_rep1","WT_rep2","WT_rep3")

# set up color using RColorBrewer
#library(RColorBrewer)
#colors <- brewer.pal(length(targetgenelist), "Set1")

colors=c( "#E41A1C", "#377EB8", "#4DAF4A", "#984EA3", "#FF7F00",  "#A65628", "#F781BF",
          "#999999", "#66C2A5", "#FC8D62", "#8DA0CB", "#E78AC3", "#A6D854", "#FFD92F", "#E5C494", "#B3B3B3", 
          "#8DD3C7", "#FFFFB3", "#BEBADA", "#FB8072", "#80B1D3", "#FDB462", "#B3DE69", "#FCCDE5",
          "#D9D9D9", "#BC80BD", "#CCEBC5", "#FFED6F")


## code

targetmatvec=unlist(targetmat)+1
yrange=range(targetmatvec[targetmatvec>0]);
# yrange[1]=1; # set the minimum value to 1
for(i in 1:length(targetmat)){
  vali=targetmat[[i]]+1;
  if(i==1){
    plot(1:length(vali),vali,type='b',las=1,pch=20,main=paste('sgRNAs in',targetgene),ylab='Read counts',xlab='Samples',xlim=c(0.7,length(vali)+0.3),ylim = yrange,col=colors[(i %% length(colors))],xaxt='n',log='y')
    axis(1,at=1:length(vali),labels=(collabel),las=2)
    # lines(0:100,rep(1,101),col='black');
  }else{
    lines(1:length(vali),vali,type='b',pch=20,col=colors[(i %% length(colors))])
  }
}




# parameters
# Do not modify the variables beginning with "__"
targetmat=list(c(3.37357748242911,5.67979166405228,5.38562676864866,3.92858817522096),c(11.6861913005321,13.6642108357697,11.9190100617634,22.3408869723409),c(12.1688785262695,30.0939746807377,18.3111310134054,26.5692469360325),c(18.4805913995532,34.7180982606337,24.7915409284679,33.2115586700407),c(15.1951406049213,27.1351303321869,25.5155104285158,19.1222846119189),c(9.12497515943251,14.4819818868767,12.5193750130226,15.3041386745556))
targetgene="GSK3B"
collabel=c("plasmid","WT_rep1","WT_rep2","WT_rep3")

# set up color using RColorBrewer
#library(RColorBrewer)
#colors <- brewer.pal(length(targetgenelist), "Set1")

colors=c( "#E41A1C", "#377EB8", "#4DAF4A", "#984EA3", "#FF7F00",  "#A65628", "#F781BF",
          "#999999", "#66C2A5", "#FC8D62", "#8DA0CB", "#E78AC3", "#A6D854", "#FFD92F", "#E5C494", "#B3B3B3", 
          "#8DD3C7", "#FFFFB3", "#BEBADA", "#FB8072", "#80B1D3", "#FDB462", "#B3DE69", "#FCCDE5",
          "#D9D9D9", "#BC80BD", "#CCEBC5", "#FFED6F")


## code

targetmatvec=unlist(targetmat)+1
yrange=range(targetmatvec[targetmatvec>0]);
# yrange[1]=1; # set the minimum value to 1
for(i in 1:length(targetmat)){
  vali=targetmat[[i]]+1;
  if(i==1){
    plot(1:length(vali),vali,type='b',las=1,pch=20,main=paste('sgRNAs in',targetgene),ylab='Read counts',xlab='Samples',xlim=c(0.7,length(vali)+0.3),ylim = yrange,col=colors[(i %% length(colors))],xaxt='n',log='y')
    axis(1,at=1:length(vali),labels=(collabel),las=2)
    # lines(0:100,rep(1,101),col='black');
  }else{
    lines(1:length(vali),vali,type='b',pch=20,col=colors[(i %% length(colors))])
  }
}




# parameters
# Do not modify the variables beginning with "__"
targetmat=list(c(10.1594103409994,31.0158256838038,33.4615171363581,24.0448529278584),c(12.8021138597076,27.5217130108921,24.9681188553089,26.648134248788),c(6.64863538646697,3.2859527689936,3.35498060997785,2.05107013164147),c(11.2034929117855,19.8197965659206,14.5853367570616,11.7068772129075),c(0.110863370091469,0.0,0.0,0.741540739901146),c(3.86534669478146,8.81705878739005,7.16906382974215,9.67158454381707))
targetgene="FOXO1"
collabel=c("plasmid","WT_rep1","WT_rep2","WT_rep3")

# set up color using RColorBrewer
#library(RColorBrewer)
#colors <- brewer.pal(length(targetgenelist), "Set1")

colors=c( "#E41A1C", "#377EB8", "#4DAF4A", "#984EA3", "#FF7F00",  "#A65628", "#F781BF",
          "#999999", "#66C2A5", "#FC8D62", "#8DA0CB", "#E78AC3", "#A6D854", "#FFD92F", "#E5C494", "#B3B3B3", 
          "#8DD3C7", "#FFFFB3", "#BEBADA", "#FB8072", "#80B1D3", "#FDB462", "#B3DE69", "#FCCDE5",
          "#D9D9D9", "#BC80BD", "#CCEBC5", "#FFED6F")


## code

targetmatvec=unlist(targetmat)+1
yrange=range(targetmatvec[targetmatvec>0]);
# yrange[1]=1; # set the minimum value to 1
for(i in 1:length(targetmat)){
  vali=targetmat[[i]]+1;
  if(i==1){
    plot(1:length(vali),vali,type='b',las=1,pch=20,main=paste('sgRNAs in',targetgene),ylab='Read counts',xlab='Samples',xlim=c(0.7,length(vali)+0.3),ylim = yrange,col=colors[(i %% length(colors))],xaxt='n',log='y')
    axis(1,at=1:length(vali),labels=(collabel),las=2)
    # lines(0:100,rep(1,101),col='black');
  }else{
    lines(1:length(vali),vali,type='b',pch=20,col=colors[(i %% length(colors))])
  }
}



dev.off()
Sweave("WT_vs_plasmid_summary.Rnw");
library(tools);

texi2dvi("WT_vs_plasmid_summary.tex",pdf=TRUE);
